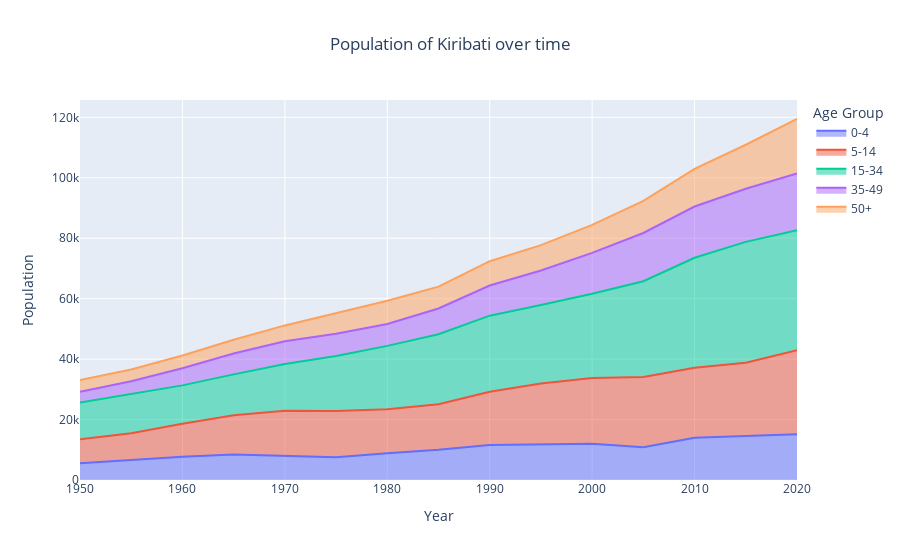

The notebook cell this image was saved under:
### Code cell
fig = px.area(
    pop,
    x="year",
    y="sum",
    color="age_bins",
    labels={"sum": "Population", "year": "Year", "age_bins": "Age Group"},
    title="Population of Kiribati over time",
)
fig.update_layout(title_x=0.5)
fig.show()

### Figure 1 — Plotly figure (JSON) as saved in the notebook; plotly's stock layout.template omitted (floating-point values rounded to 4 significant figures)
{"data": [{"fillpattern": {"shape": ""}, "hovertemplate": "Age Group=0-4<br>Year=%{x}<br>Population=%{y}<extra></extra>", "legendgroup": "0-4", "line": {"color": "#636efa"}, "marker": {"symbol": "circle"}, "mode": "lines", "name": "0-4", "orientation": "v", "showlegend": true, "stackgroup": "1", "type": "scatter", "x": [1950, 1955, 1960, 1965, 1970, 1975, 1980, 1985, 1990, 1995, 2000, 2005, 2010, 2015, 2020], "xaxis": "x", "y": [5510, 6506, 7688, 8401, 8022, 7503, 8881, 10008, 11597, 11802, 11968, 10812, 13971, 14556, 15161], "yaxis": "y"}, {"fillpattern": {"shape": ""}, "hovertemplate": "Age Group=5-14<br>Year=%{x}<br>Population=%{y}<extra></extra>", "legendgroup": "5-14", "line": {"color": "#EF553B"}, "marker": {"symbol": "circle"}, "mode": "lines", "name": "5-14", "orientation": "v", "showlegend": true, "stackgroup": "1", "type": "scatter", "x": [1950, 1955, 1960, 1965, 1970, 1975, 1980, 1985, 1990, 1995, 2000, 2005, 2010, 2015, 2020], "xaxis": "x", "y": [7944, 8958, 10936, 13041, 14900, 15289, 14516, 15094, 17583, 20165, 21773, 23275, 23187, 24276, 27741], "yaxis": "y"}, {"fillpattern": {"shape": ""}, "hovertemplate": "Age Group=15-34<br>Year=%{x}<br>Population=%{y}<extra></extra>", "legendgroup": "15-34", "line": {"color": "#00cc96"}, "marker": {"symbol": "circle"}, "mode": "lines", "name": "15-34", "orientation": "v", "showlegend": true, "stackgroup": "1", "type": "scatter", "x": [1950, 1955, 1960, 1965, 1970, 1975, 1980, 1985, 1990, 1995, 2000, 2005, 2010, 2015, 2020], "xaxis": "x", "y": [12180, 13006, 12679, 13505, 15463, 18252, 20980, 23125, 25199, 25905, 27862, 31671, 36364, 39960, 39780], "yaxis": "y"}, {"fillpattern": {"shape": ""}, "hovertemplate": "Age Group=35-49<br>Year=%{x}<br>Population=%{y}<extra></extra>", "legendgroup": "35-49", "line": {"color": "#ab63fa"}, "marker": {"symbol": "circle"}, "mode": "lines", "name": "35-49", "orientation": "v", "showlegend": true, "stackgroup": "1", "type": "scatter", "x": [1950, 1955, 1960, 1965, 1970, 1975, 1980, 1985, 1990, 1995, 2000, 2005, 2010, 2015, 2020], "xaxis": "x", "y": [3544, 4187, 5667, 6882, 7534, 7350, 7215, 8523, 9969, 11440, 13535, 15974, 16969, 17565, 18715], "yaxis": "y"}, {"fillpattern": {"shape": ""}, "hovertemplate": "Age Group=50+<br>Year=%{x}<br>Population=%{y}<extra></extra>", "legendgroup": "50+", "line": {"color": "#FFA15A"}, "marker": {"symbol": "circle"}, "mode": "lines", "name": "50+", "orientation": "v", "showlegend": true, "stackgroup": "1", "type": "scatter", "x": [1950, 1955, 1960, 1965, 1970, 1975, 1980, 1985, 1990, 1995, 2000, 2005, 2010, 2015, 2020], "xaxis": "x", "y": [3870, 3916, 4232, 4600, 5232, 6720, 7709, 7236, 8052, 8411, 9258, 10593, 12436, 14572, 18050], "yaxis": "y"}], "layout": {"legend": {"title": {"text": "Age Group"}, "tracegroupgap": 0}, "title": {"text": "Population of Kiribati over time", "x": 0.5}, "xaxis": {"anchor": "y", "domain": [0, 1], "title": {"text": "Year"}}, "yaxis": {"anchor": "x", "domain": [0, 1], "title": {"text": "Population"}}}}
